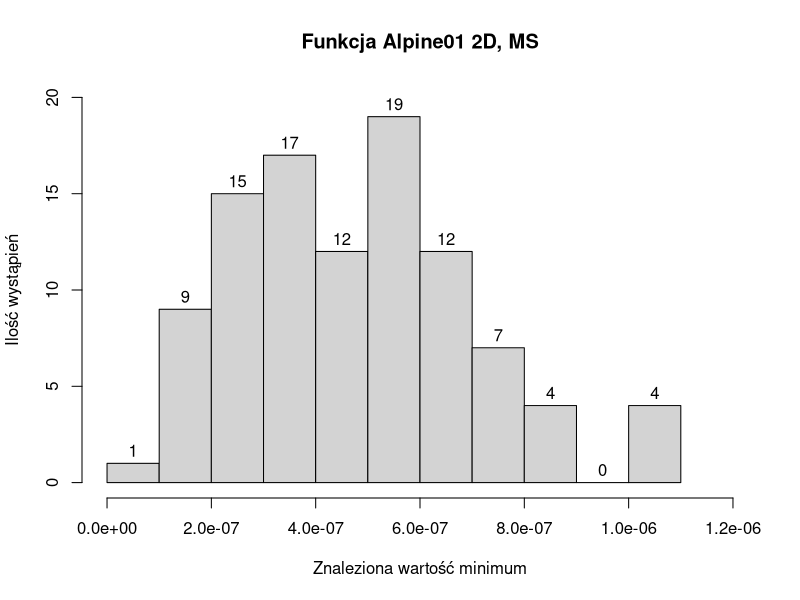
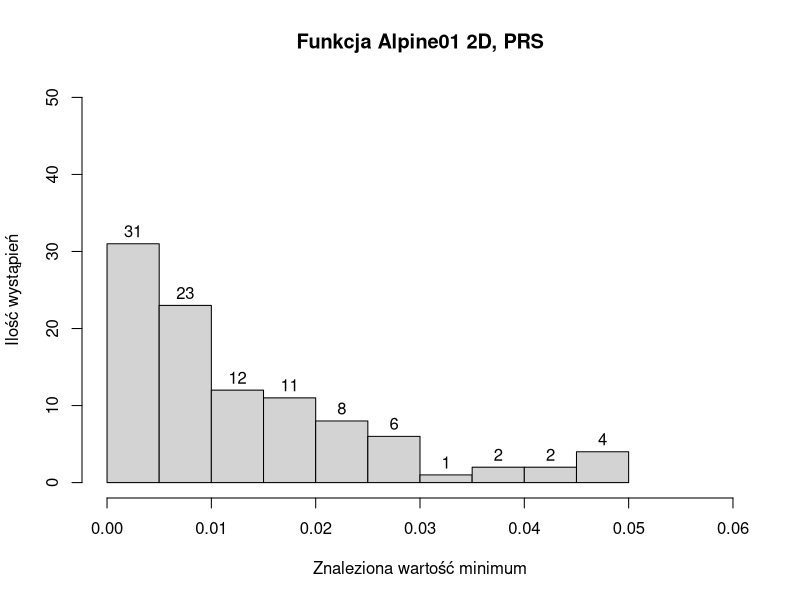
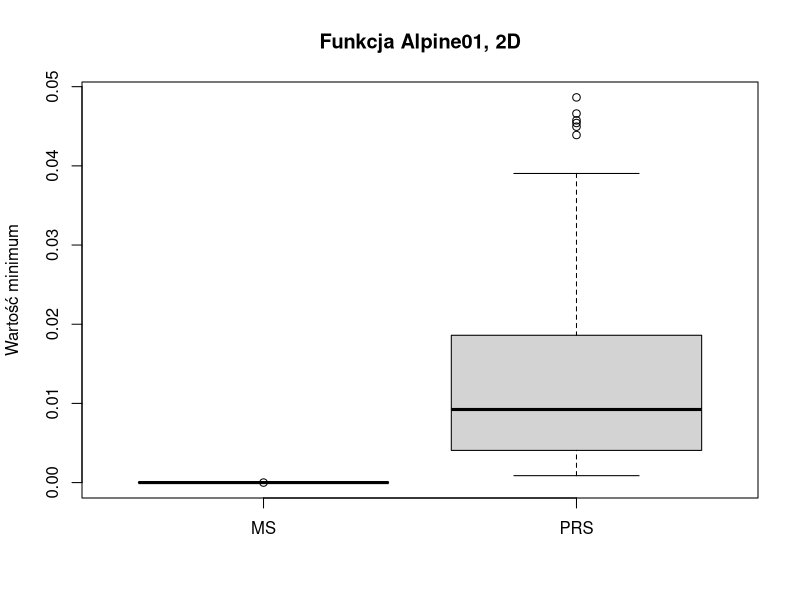
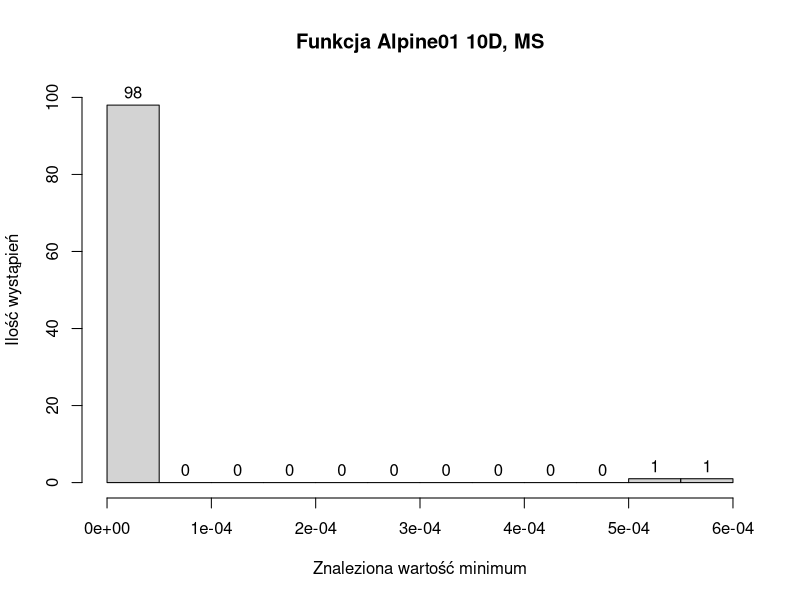
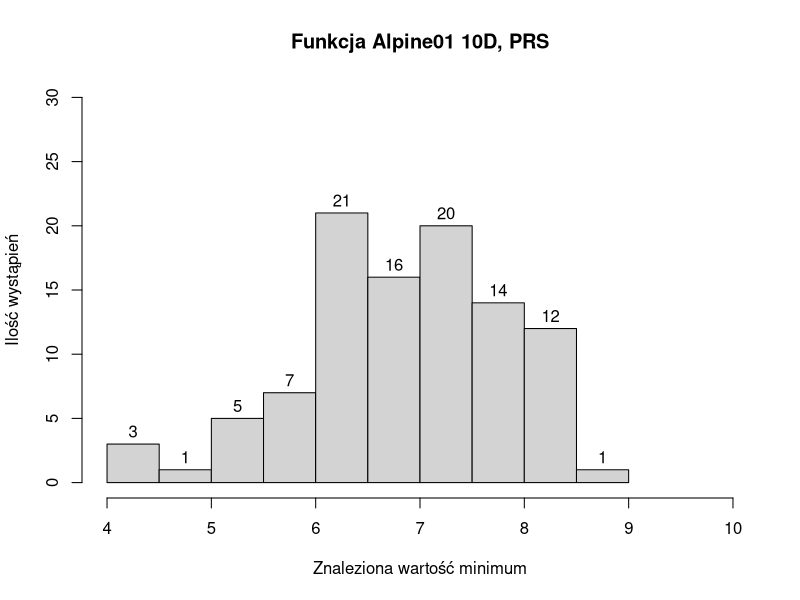
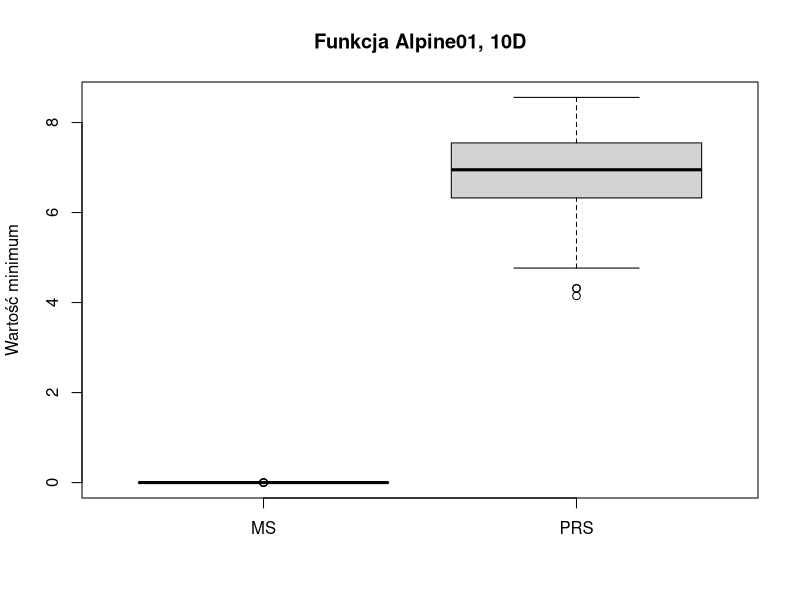
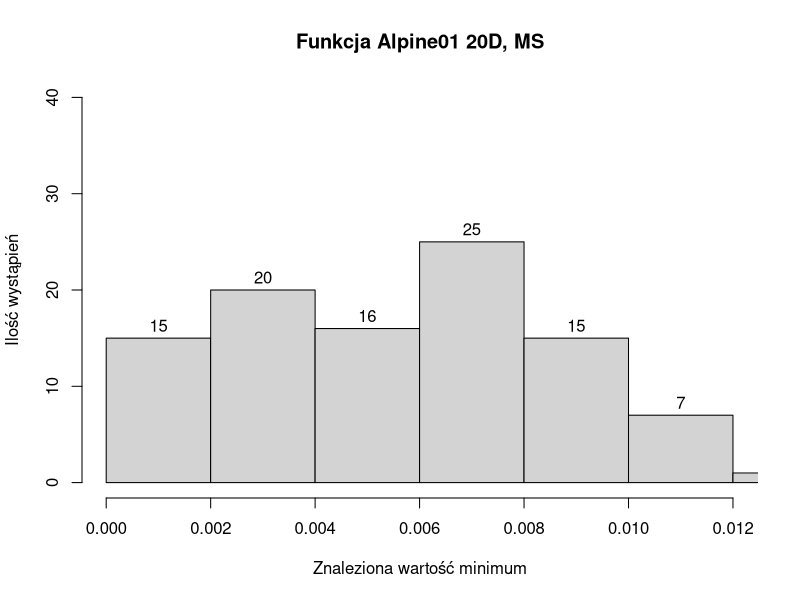
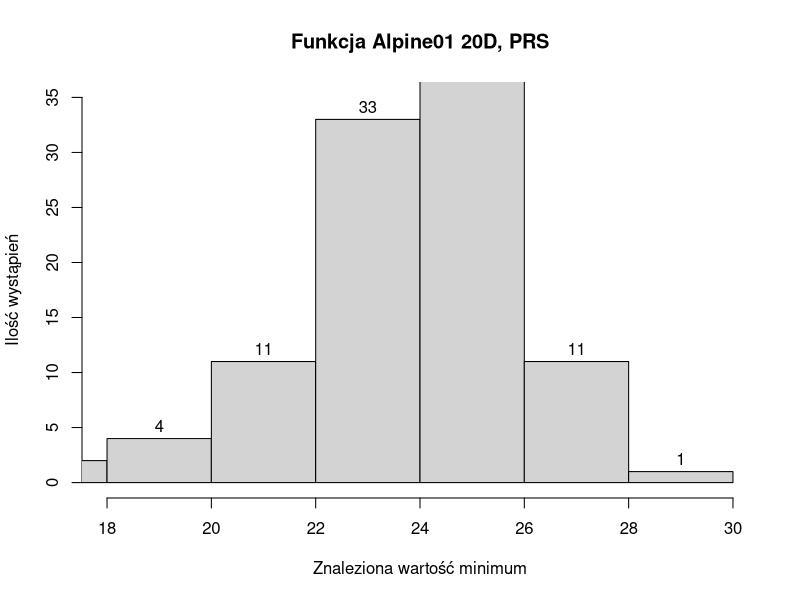

These charts were generated, in order, by the following R code:
## ---- chunk 1
library(knitr)
ams2 <- read.csv("./res/alpine01ms2.csv")[, 1]
ams10 <- read.csv("./res/alpine01ms10.csv")[, 1]
ams20 <- read.csv("./res/alpine01ms20.csv")[, 1]
aprs2 <- read.csv("./res/alpine01prs2.csv")[, 1]
aprs10 <- read.csv("./res/alpine01prs10.csv")[, 1]
aprs20 <- read.csv("./res/alpine01prs20.csv")[, 1]
rms2 <- read.csv("./res/rosenbrockms2.csv")[, 1]
rms10 <- read.csv("./res/rosenbrockms10.csv")[, 1]
rms20 <- read.csv("./res/rosenbrockms20.csv")[, 1]
rprs2 <- read.csv("./res/rosenbrockprs2.csv")[, 1]
rprs10 <- read.csv("./res/rosenbrockprs10.csv")[, 1]
rprs20 <- read.csv("./res/rosenbrockprs20.csv")[, 1]

createTable <- function(f1,f2) {
  frame <- data.frame(
  Algorithm = c("MS", "PRS"),
  Mean = c(mean(f1), mean(f2)),
  Min = c(min(f1), min(f2)),
  Max = c(max(f1), max(f2)),
  Median = c(median(f1), median(f2)),
  LowerQuartile = c(quantile(f1, 0.25), quantile(f2, 0.25)),
  UpperQuartile = c(quantile(f1, 0.75), quantile(f2, 0.75))
)

kable(frame, col.names = c("Algorytm", "Średnia", "Min", "Max", "Mediana", "Dolny kwartyl", "Górny kwartyl"))
}

## ---- chunk 2
createTable(ams2,aprs2)
## ---- chunk 3
hist(ams2, main="Funkcja Alpine01 2D, MS", 
     xlab = "Znaleziona wartość minimum", ylab = "Ilość wystąpień", labels = TRUE,
     xlim = c(0,12e-7), ylim = c(0, 20)
     )
## ---- chunk 4
hist(aprs2, main="Funkcja Alpine01 2D, PRS", 
     xlab = "Znaleziona wartość minimum", ylab = "Ilość wystąpień", labels = TRUE,
     xlim = c(0,0.06), ylim = c(0, 50)
     )
## ---- chunk 5
boxplot(ams2, aprs2, main = "Funkcja Alpine01, 2D", names = c("MS", "PRS"), ylab = "Wartość minimum")
## ---- chunk 6
t.test(x = aprs2, y = ams2, paired=TRUE)
## ---- chunk 7
createTable(ams10,aprs10)
## ---- chunk 8
hist(ams10, main="Funkcja Alpine01 10D, MS", 
     xlab = "Znaleziona wartość minimum", ylab = "Ilość wystąpień", labels = TRUE,
     ylim = c(0, 100)
     )
## ---- chunk 9
hist(aprs10, main="Funkcja Alpine01 10D, PRS", 
     xlab = "Znaleziona wartość minimum", ylab = "Ilość wystąpień", labels = TRUE,
     xlim = c(4, 10), ylim = c(0,30)
     )
## ---- chunk 10
boxplot(ams10, aprs10, main = "Funkcja Alpine01, 10D", names = c("MS", "PRS"), ylab = "Wartość minimum")
## ---- chunk 11
t.test(x = aprs10, y = ams10, paired=TRUE)
## ---- chunk 12
createTable(ams20,aprs20)
## ---- chunk 13
hist(ams20, main="Funkcja Alpine01 20D, MS", 
     xlab = "Znaleziona wartość minimum", ylab = "Ilość wystąpień", labels = TRUE,
     ylim = c(0,40), xlim = c(16e-6,12e-3)
     )
## ---- chunk 14
hist(aprs20, main="Funkcja Alpine01 20D, PRS", 
     xlab = "Znaleziona wartość minimum", ylab = "Ilość wystąpień", labels = TRUE,
     ylim = c(0,35), xlim = c(18,30)
     )
## ---- chunk 15
boxplot(ams20, aprs20, main = "Funkcja Alpine01, 20D", names = c("MS", "PRS"), ylab = "Wartość minimum")
## ---- chunk 16
t.test(x = aprs20, y = ams20, paired=TRUE)
## ---- chunk 17
createTable(rms2,rprs2)
## ---- chunk 18
hist(rms2, main="Funkcja Rosenbrocka 2D, MS", 
     xlab = "Znaleziona wartość minimum", ylab = "Ilość wystąpień", labels = TRUE,
     xlim = c(0, 6e-09), ylim = c(0, 90)
     )
## ---- chunk 19
hist(rprs2, main="Funkcja Rosenbrocka 2D, PRS", 
     xlab = "Znaleziona wartość minimum", ylab = "Ilość wystąpień", labels = TRUE,
     xlim = c(0, 7), ylim = c(0, 65)
     )
## ---- chunk 20
boxplot(rms2, rprs2, main = "Funkcja Rosenbrocka, 2D", names = c("MS", "PRS"), ylab = "Wartość minimum")
## ---- chunk 21
t.test(x = rprs2, y = rms2, paired=TRUE)
## ---- chunk 22
createTable(rms10,rprs10)
## ---- chunk 23
hist(rms10, main="Funkcja Rosenbrocka 10D, MS", 
     xlab = "Znaleziona wartość minimum", ylab = "Ilość wystąpień", labels = TRUE,
     ylim = c(0, 30)
     )
## ---- chunk 24
hist(rprs10, main="Funkcja Rosenbrocka 10D, PRS", 
     xlab = "Znaleziona wartość minimum", ylab = "Ilość wystąpień", labels = TRUE,
     xlim = c(0, 6e+06), ylim = c(0, 30)
     )
## ---- chunk 25
boxplot(rms10, rprs10, main = "Funkcja Rosenbrocka, 10D", names = c("MS", "PRS"), ylab = "Wartość minimum")
## ---- chunk 26
t.test(x = rprs10, y = rms10, paired=TRUE)
## ---- chunk 27
createTable(rms20,rprs20)
## ---- chunk 28
hist(rms20, main="Funkcja Rosenbrocka 20D, MS", 
     xlab = "Znaleziona wartość minimum", ylab = "Ilość wystąpień", labels = TRUE,
     xlim = c(0, 0.20), ylim = c(0, 100)
     )
## ---- chunk 29
hist(rprs20, main="Funkcja Rosenbrocka 20D, PRS", 
     xlab = "Znaleziona wartość minimum", ylab = "Ilość wystąpień", labels = TRUE,
     xlim = c(1e+07, 7e+07), ylim = c(0, 35)
     )
## ---- chunk 30
boxplot(rms20, rprs20, main = "Funkcja Rosenbrocka, 20D", names = c("MS", "PRS"), ylab = "Wartość minimum")
## ---- chunk 31
t.test(x = rprs20, y = rms20, paired=TRUE)
